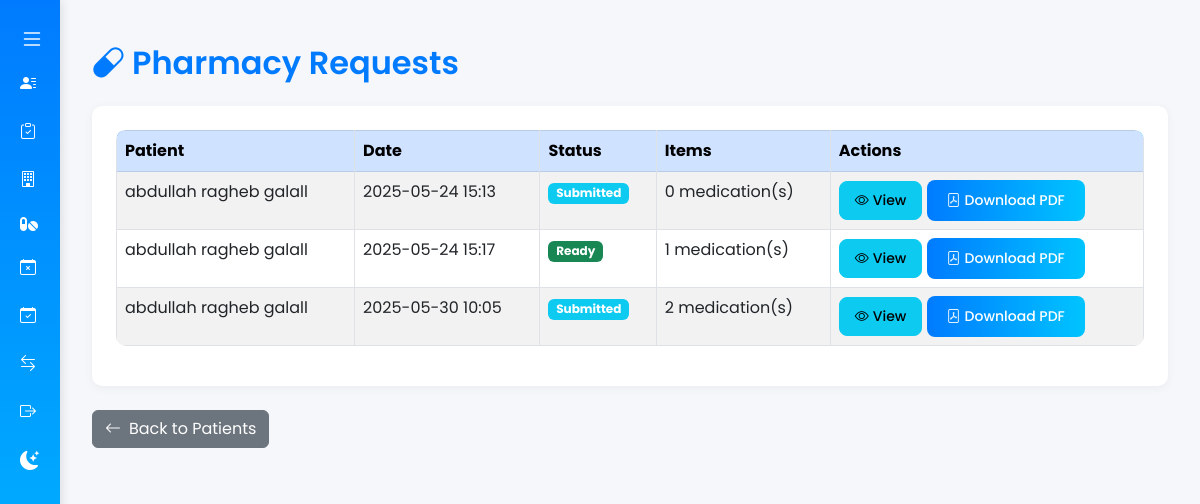
The page /patients/requests/ (signed in) on the database its author committed.
### manager/models.py (models this page shows, shortened)
class PrescriptionRequest(models.Model):
    STATUS_SUBMITTED = 'submitted'
    STATUS_ACCEPTED  = 'accepted'
    STATUS_READY     = 'ready'
    STATUS_DISPENSED = 'dispensed'
    STATUS_CHOICES = [
        (STATUS_SUBMITTED, 'Submitted'),
        (STATUS_ACCEPTED, 'Accepted'),
        (STATUS_READY, 'Ready'),
        (STATUS_DISPENSED, 'Dispensed'),
    ]
    patient = models.ForeignKey(Patient, on_delete=models.CASCADE, related_name='prescription_requests')
    create_pharmacy_request = models.BooleanField(default=False)
    status = models.CharField(max_length=20, choices=STATUS_CHOICES, default=STATUS_SUBMITTED)
    token = models.UUIDField(default=uuid.uuid4, editable=False, unique=True)
    qr_code = models.ImageField(upload_to='pharmacy_request_qrcodes/', blank=True)
    created_at = models.DateTimeField(auto_now_add=True)

class Patient(models.Model):
    first_name = models.CharField(max_length=50)
    middle_name = models.CharField(max_length=50, blank=True, null=True)
    last_name = models.CharField(max_length=50)
    birth_year = models.IntegerField(null=True, blank=True)
    birth_month = models.IntegerField(null=True, blank=True)
    birth_day = models.IntegerField(null=True, blank=True)
    birth_hour = models.TimeField(null=True, blank=True)
    death_hour = models.TimeField(null=True, blank=True)
    gender = models.CharField(max_length=10, choices=[('Male', 'Male'), ('Female', 'Female'), ('Other', 'Other')])
    address = models.TextField()
    hospital = models.ForeignKey('superadmin.Hospital', on_delete=models.CASCADE, null=True, blank=True)
    phone_number = models.CharField(max_length=20)
    whatsapp_number = models.CharField(max_length=20, blank=True, null=True)
    email = models.EmailField(blank=True, null=True)
    occupation = models.CharField(max_length=50, blank=True, null=True)
    religion = models.CharField(max_length=50, blank=True, null=True)
    place_of_birth = models.CharField(max_length=100, blank=True, null=True)
    mrn = models.CharField(max_length=20, unique=True, blank=True)
    medical_file_number = models.CharField(max_length=20, unique=True, blank=True)
    national_id = models.CharField(max_length=20, unique=True)
    photo = models.ImageField(upload_to='patient_photos/', blank=True, null=True)
    passport = models.ImageField(upload_to='id_documents/', blank=True, null=True)
    id_card = models.ImageField(upload_to='id_documents/', blank=True, null=True)
    companion_name = models.CharField(max_length=100, blank=True, null=True)
    companion_phone = models.CharField(max_length=20, blank=True, null=True)
    companion_relationship = models.CharField(
        max_length=20,
        choices=[
            ('Parent', 'Parent'),
            ('Spouse', 'Spouse'),
            ('Child', 'Child'),
            ('Sibling', 'Sibling'),
            ('Friend', 'Friend'),
            ('Other', 'Other'),
        ],
        blank=True,
        null=True,
    )
    @property
    def full_name(self):
        if self.middle_name:
            return f"{self.first_name} {self.middle_name} {self.last_name}"
        return f"{self.first_name} {self.last_name}"
    class Meta:
        constraints = [
            models.CheckConstraint(
                check=models.Q(passport__isnull=False) | models.Q(id_card__isnull=False),
                name='patient_identification_document_provided',
            )
        ]

### manager/views.py (the view)
# urls.py: path('requests/', PharmacyRequestListView.as_view(), name='pharmacy_request_list'),
@method_decorator(login_required, name='dispatch')
class PharmacyRequestListView(ListView):
    model = PrescriptionRequest
    template_name = 'manager/pharmacy_request_list.html'
    context_object_name = 'requests'
    def get_queryset(self):
        return PrescriptionRequest.objects.filter(patient__hospital=self.request.user.hospital)

### templates/manager/pharmacy_request_list.html (shortened to what this page needs)
{% extends "base.html" %}
{% block content %}
<div class="container my-4">
  <h2 class="mb-4"><i class="bi bi-capsule me-2"></i>Pharmacy Requests</h2>
  <div class="card mb-4 p-4">
    <div class="table-responsive">
      <table class="table table-striped table-bordered">
        <thead class="table-primary">
          <tr>
            <th>Patient</th>
            <th>Date</th>
            <th>Status</th>
            <th>Items</th>
            <th>Actions</th>
          </tr>
        </thead>
        <tbody>
          {% for r in requests %}
          <tr>
            <td>{{ r.patient.full_name }}</td>
            <td>{{ r.created_at|date:"Y-m-d H:i" }}</td>
            <td>
              {% if r.status == 'submitted' %}
                <span class="badge bg-info">{{ r.get_status_display }}</span>
              {% elif r.status == 'accepted' %}
                <span class="badge bg-warning">{{ r.get_status_display }}</span>
              {% elif r.status == 'ready' %}
                <span class="badge bg-success">{{ r.get_status_display }}</span>
              {% elif r.status == 'dispensed' %}
                <span class="badge bg-secondary">{{ r.get_status_display }}</span>
              {% endif %}
            </td>
            <td>{{ r.items.count }} medication(s)</td>
            <td>
              <a href="{% url 'manager:pharmacy_request_detail' r.pk %}" class="btn btn-sm btn-info">
                <i class="bi bi-eye me-1"></i>View
              </a>
              <a href="{% url 'manager:pharmacy_request_pdf' r.pk %}" class="btn btn-sm btn-primary">
                <i class="bi bi-file-pdf me-1"></i>Download PDF
              </a>
            </td>
          </tr>
          {% empty %}
          <tr>
            <td colspan="5" class="text-center text-muted py-4">
              <i class="bi bi-inbox me-2" style="font-size: 1.5rem;"></i>No pharmacy requests found.
            </td>
          </tr>
          {% endfor %}
        </tbody>
      </table>
    </div>
  </div>
  <div class="mt-3">
    <a href="{% url 'manager:patient_list' %}" class="btn btn-secondary">
      <i class="bi bi-arrow-left me-2"></i>Back to Patients
    </a>
  </div>
</div>
{% endblock %}

### templates/base.html (style rules this page uses)
:root { --body-bg: #f5f7fa; --body-color: #333; --main-content-bg: #f5f7fa; --sidebar-bg: linear-gradient(180deg, #007bff, #00c4ff); --card-bg: white; --table-bg: transparent; --table-color: #333; --table-border-color: #dee2e6; --table-hover-bg: #f1f4f8; --table-striped-bg: rgba(0, 0, 0, 0.05); }
body { background-color: var(--body-bg); font-family: 'Poppins', sans-serif; color: var(--body-color); display: flex; min-height: 100vh; margin: 0; transition: background-color 0.3s ease, color 0.3s ease; }
.container { max-width: 1200px; }
h2, h4, h5 { color: #007bff; font-weight: 600; }
.btn-primary { background: linear-gradient(90deg, #007bff, #00c4ff); border: none; border-radius: 8px; padding: 10px 20px; font-weight: 500; transition: all 0.3s ease; }
.btn-info, .btn-warning { border-radius: 8px; padding: 8px 15px; font-weight: 500; }
.table { background-color: var(--table-bg); color: var(--table-color); border-color: var(--table-border-color); border-radius: 10px; overflow: hidden; box-shadow: none; }
.table thead { background: linear-gradient(90deg, #007bff, #00c4ff); color: white; }
.table-striped tbody tr:nth-of-type(odd) { background-color: var(--table-striped-bg); }
.table th, .table td { border-color: var(--table-border-color); }
.card { border: none; border-radius: 10px; box-shadow: 0 2px 10px rgba(0, 0, 0, 0.05); background-color: var(--card-bg) !important; transition: background-color 0.3s ease; }

### rows shown on the page
PrescriptionRequest: patient.full_name "abdullah ragheb galall", created_at "2025-05-24 15:13", status "Submitted", items.count "0"
PrescriptionRequest: patient.full_name "abdullah ragheb galall", created_at "2025-05-24 15:17", status "Ready", items.count "1"
PrescriptionRequest: patient.full_name "abdullah ragheb galall", created_at "2025-05-30 10:05", status "Submitted", items.count "2"
